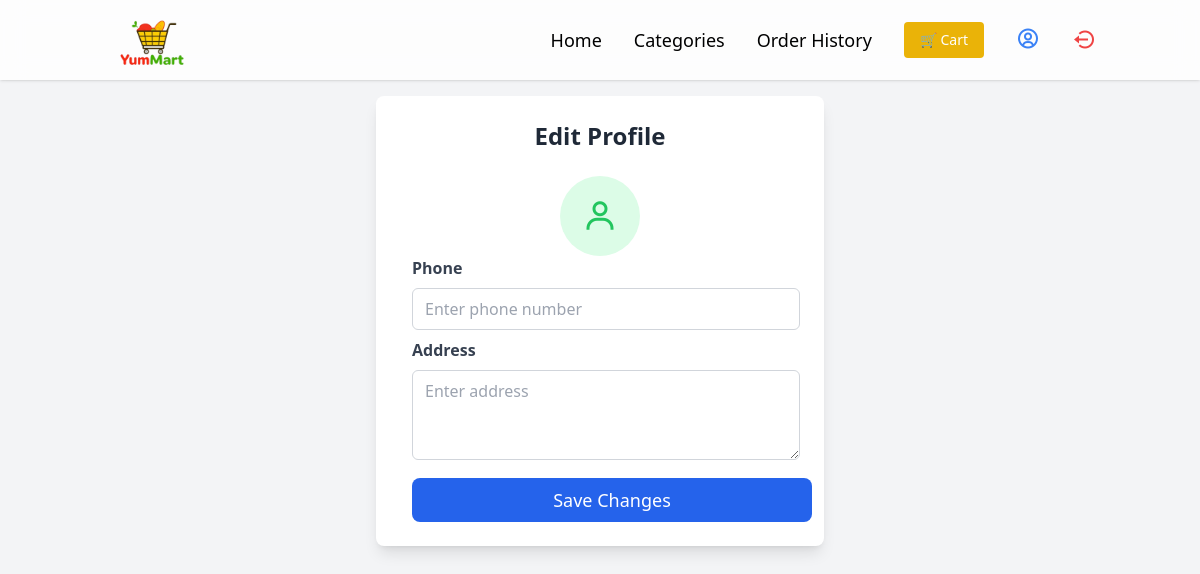
/profile/edit/ (signed in), run on an earlier commit of the app's database.
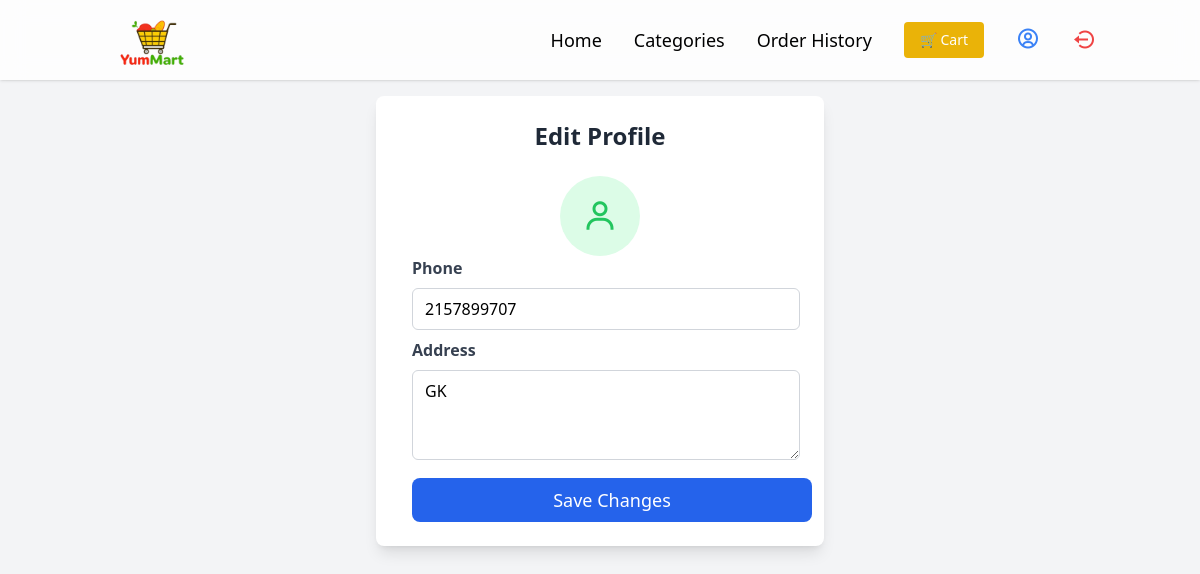
And on a later commit of the database.
### store/models.py (models this page shows, shortened)
class UserProfile(models.Model):
    user = models.OneToOneField(User, on_delete=models.CASCADE)
    phone = models.CharField(max_length=15, blank=True, null=True)
    address = models.TextField(blank=True, null=True)

### store/views.py (the view)
# urls.py: path('profile/edit/', edit_profile, name='edit_profile'),
@login_required
def edit_profile(request):
    user_profile, _ = UserProfile.objects.get_or_create(user=request.user)
    if request.method == "POST":
        form = UserProfileForm(request.POST, instance=user_profile)
        if form.is_valid():
            form.save()
            return redirect('view_profile')
    else:
        form = UserProfileForm(instance=user_profile)
    return render(request, 'store/edit_profile.html', {'form': form})

### store/forms.py
class UserProfileForm(forms.ModelForm):
    class Meta:
        model = UserProfile
        fields = ['phone', 'address']
        widgets = {
            'phone': forms.TextInput(attrs={'class': 'w-full border border-gray-300 rounded-md px-3 py-2 focus:outline-none focus:border-indigo-500 sm:text-sm' 'form-input', 'placeholder': 'Enter phone number'}),
            'address': forms.Textarea(attrs={'class': 'w-full border border-gray-300 rounded-md px-3 py-2 focus:outline-none focus:border-indigo-500 sm:text-sm' 'form-textarea', 'placeholder': 'Enter address', 'rows': 3}),
        }

### store/templates/store/edit_profile.html (shortened to what this page needs)
{% extends "store/base.html" %}
{% block content %}
<div class="max-w-md mx-auto bg-white p-6 rounded-lg shadow-lg">
    <h2 class="text-2xl font-bold text-center text-gray-800 mb-6">Edit Profile</h2>
    <div class="flex justify-center">
        <div class="w-20 h-20 bg-green-100 flex items-center justify-center rounded-full">
            <i class="bx bx-user text-4xl text-green-500"></i>
        </div>
    </div>
    <form method="POST" class="space-x-3">
        <div>
            <label for="phone" class="block text-gray-700 font-semibold mb-2">Phone</label>
            {{ form.phone }}
        </div>
        <div>
            <label for="address" class="block text-gray-700 font-semibold mt-2 mb-2">Address</label>
            {{ form.address }}
        </div>
        <button type="submit" class="w-full mt-3 bg-blue-600 text-white py-2 rounded-lg text-lg font-medium transition duration-300 hover:bg-blue-700 focus:ring-4 focus:ring-blue-300">
            Save Changes
        </button>
    </form>
</div>
{% endblock %}

What changed in the data, as far as the page shows it:
changed UserProfile: phone (not shown) → "2157899707"; address (not shown) → "GK"
